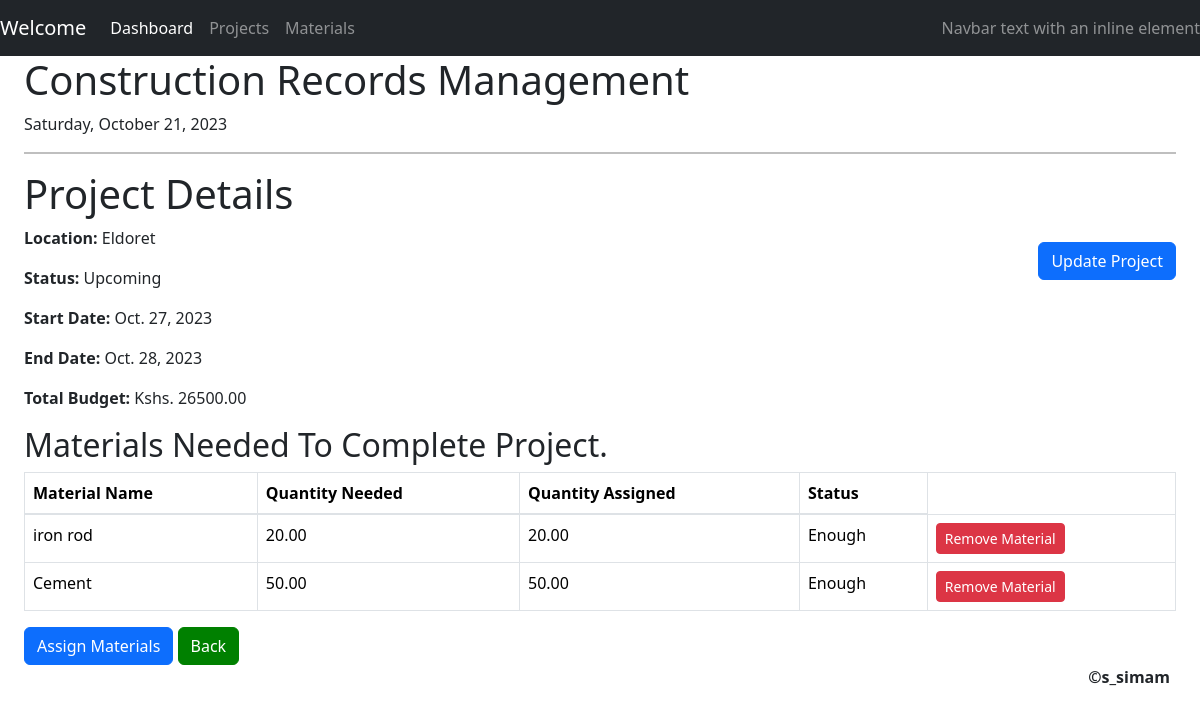
The page /manager/project_detail/10/ on the database its author committed.
### manager/models.py (models this page shows, shortened)
class Project(models.Model):
    title = models.CharField(max_length=100)
    location = models.CharField(max_length=64)
    start_date = models.DateField()
    end_date = models.DateField()
    status = models.CharField(max_length=20, choices=STATUS_CHOICES)
    materials = models.ManyToManyField(Material, through='MaterialAssignment', related_name="materials_used")
    def calculate_total_budget(self):
        total_budget = 0
        for assignment in self.materialassignment_set.all():
            total_budget += assignment.cost
        return total_budget
    def get_status(self):
        today = date.today()
        if today < self.start_date:
            return 'Upcoming'
        elif self.start_date <= today <= self.end_date:
            return 'Ongoing'
        elif today > self.end_date:
            return 'Completed'
        return 'Unknown'  # Handle any other cases as needed

class MaterialAssignment(models.Model):
    name = models.ForeignKey(Material, on_delete=models.CASCADE)
    project = models.ForeignKey(Project, on_delete=models.CASCADE)
    quantity_needed = models.DecimalField(max_digits=10, decimal_places=2)
    quantity_assigned = models.DecimalField(max_digits=10, decimal_places=2)
    cost = models.DecimalField(max_digits=10, decimal_places=2, default=0)

class Material(models.Model):
    name = models.CharField(max_length=100, unique=True)
    unit_price = models.DecimalField(max_digits=10, decimal_places=2)
    quantity = models.IntegerField(default=0)

### manager/views.py (the view)
# urls.py: path("project_detail/<int:project_id>/", views.project_detail, name="project_detail"),
def project_detail(request, project_id):
    project = Project.objects.get(pk=project_id)
    materials_assigned = project.materials.all()
    total_budget = project.calculate_total_budget()
    return render(request, "manager/project_detail.html", {
        'project': project,
        'materials_assigned': materials_assigned,
        'total_budget': total_budget
    })

### manager/templates/manager/project_detail.html (shortened to what this page needs)
{% extends 'manager/layout.html' %}
{% block body %}
    <div class="project-detail">
        <h1>Project Details</h1>
        <a href="{%url 'update_project' project.id%}" id="add-material-button" class="btn btn-primary float-right mt-3">
             Update Project
        </a>
        <p><strong>Location:</strong> {{ project.location }}</p>
        <p><strong>Status:</strong> {{ project.get_status }}</p>
        <p><strong>Start Date:</strong> {{ project.start_date }}</p>
        <p><strong>End Date:</strong> {{ project.end_date }}</p>
        <p><strong>Total Budget:</strong> Kshs. {{ total_budget }}</p>
        <h2>Materials Needed To Complete Project.</h2>
        <table class="table table-bordered">
            <thead>
                <tr>
                    <th>Material Name</th>
                    <th>Quantity Needed</th>
                    <th>Quantity Assigned</th>
                    <th>Status</th>
                </tr>
            </thead>
            <tbody>
                {% for assignment in project.materialassignment_set.all %}
                    <tr>
                        <td>{{ assignment.name.name }}</td>
                        <td>{{ assignment.quantity_needed }}</td>
                        <td>
                            {% if assignment.quantity_assigned < assignment.quantity_needed %}
                                {{ assignment.quantity_assigned }} (Not Enough)
                            {% else %}
                                {{ assignment.quantity_assigned }}
                            {% endif %}
                        </td>
                        <td>
                            {% if assignment.quantity_assigned >= assignment.quantity_needed %}
                                Enough
                            {% else %}
                                Not Enough
                            {% endif %}
                        </td>
                        <td>
                            <a href="{% url 'remove_assigned_material' project.id assignment.id %}" class="btn btn-danger btn-sm">Remove Material</a>
                        </td>
                    </tr>
                {% empty %}
                    <tr>
                        <td colspan="4">No materials assigned to this project.</td>
                    </tr>
                {% endfor %}
            </tbody>
        </table>
        <a href="{% url 'assign_material' project.id %}" class="btn btn-primary">Assign Materials</a>
        <a href="{% url 'projects' %}" class="btn btn-primary" style="background-color: green; border-color: green;">
             Back
        </a>
    </div>
{% endblock %}

### rows shown on the page
Project: location "Eldoret", get_status "Upcoming", start_date "Oct. 27, 2023", end_date "Oct. 28, 2023"
MaterialAssignment: name.name "iron rod", quantity_needed "20.00", quantity_assigned "20.00", shows "Enough"
MaterialAssignment: name.name "Cement", quantity_needed "50.00", quantity_assigned "50.00", shows "Enough"

### other values the page prints
{{ total_budget }} "26500.00"
